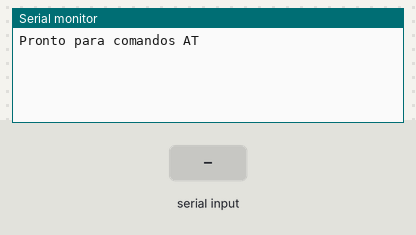
Bench run of a sketch on a simulated Arduino Uno, built with avr-gcc and run on an emulated ATmega328P. Shown: the last lines printed to the serial monitor. The inputs (shaded band) are chosen by the test bench.

Above: at 1.2 s.
1.3 s: "1" received over the second serial link
At 1.7 s:
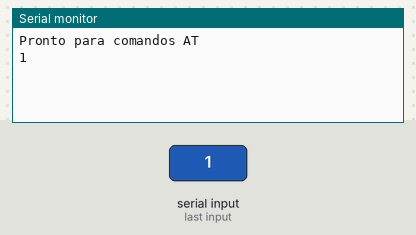
2.8 s: "0" received over the second serial link
At 4.0 s:
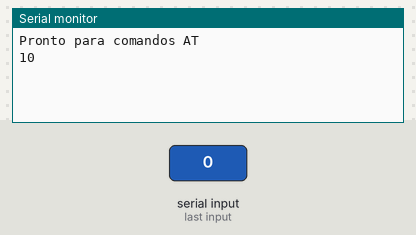

Measured:
- after the input at 1.3 s, the serial monitor: prints a new line at once (image 1)
- after the input at 2.8 s, the serial monitor: prints a new line at once (image 2)

The sketch:

LoraBTConfig.ino
```cpp
#include <SoftwareSerial.h>

SoftwareSerial BTSerial(8, 9); // RX | TX

void setup() {
  Serial.begin(9600);
  BTSerial.begin(38400);  // Velocidade padrão do modo AT
  Serial.println("Pronto para comandos AT");
}

void loop() {
  if (BTSerial.available()) {
    Serial.write(BTSerial.read());
  }
  if (Serial.available()) {
    BTSerial.write(Serial.read());
  }
}
```
